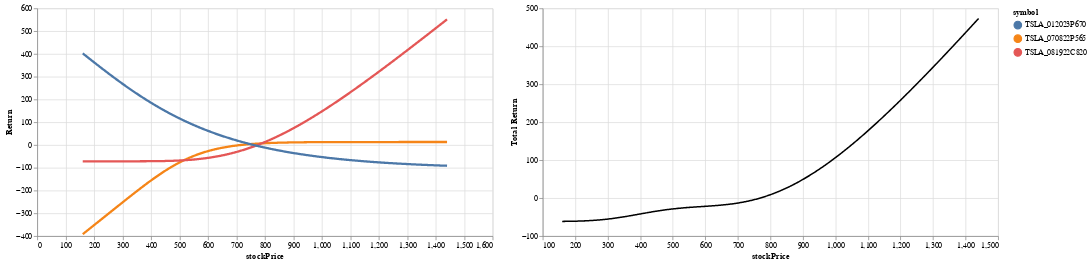

The cell this chart's notebook holds for it:
### Code cell
# PnL diagram

import random

n = 3


options = df.sample(n)

options['Num'] = options.apply(lambda df:[-1,1][random.randrange(2)],axis=1)

centerPrice = 800

date = dt.date(2022,6,6)

def Option_PnL_Vis(options,date,centerPrice):
    """
    options: dataframe of options (pandas dataframe)
    date: date of PnL  (dt.date or dt.datetime)
    centerPrice: The visualization will draw the PnL diagram around centerPrice
    """



    def option_stockprice_DF(centerPrice,options,stepNum=500,percent=0.8):
        # https://stackoverflow.com/questions/42168103/how-to-expand-flatten-pandas-dataframe-efficiently
        # https://pandas.pydata.org/pandas-docs/stable/reference/api/pandas.DataFrame.explode.html

        """
        Create a dataframe of options with varying stockPrice
        """
        low = centerPrice*((1-percent))
        high = centerPrice*((1+percent))
        step = (high-low) / stepNum
        priceRange = [ low + step*num for num in range(stepNum+1)]
        options['stockPrice'] = options.apply(lambda df:priceRange,axis=1)
        newdf = options.explode('stockPrice')
        return newdf


    optionss = option_stockprice_DF(centerPrice,options)

    optionss['ExpectedPrice'] = optionss.apply(lambda df: optionpriceRow(df,df.stockPrice,date),axis=1)

    # optionss['Num'] = options.apply(lambda df: 1,axis=1) # number of options for the position

    optionss['Return'] = optionss.apply(lambda df: (df.ExpectedPrice - df.mark)*df.Num,axis=1)

    indivual = alt.Chart(optionss).encode(
        x='stockPrice:Q',
        y='Return:Q',
        color='symbol:N',
        tooltip = ['description','stockPrice','Return','Num']
    )

    # https://altair-viz.github.io/gallery/multiline_highlight.html

    highlight = alt.selection(type='single', on='mouseover',
                        fields=['symbol'], nearest=True)

    points = indivual.mark_circle().encode(
        opacity=alt.value(0)
    ).add_selection(
        highlight
    )

    lines = indivual.mark_line().encode(size=alt.condition(~highlight, alt.value(1), alt.value(3)))

    res = (points+lines).interactive()



    # res = alt.concat(res).properties(
    #     title=alt.TitleParams(
    #         ['black line is the overall PnL'],
    #         baseline='bottom',
    #         orient='bottom',
    #         anchor='end',
    #         fontWeight='normal',
    #         fontSize=10,

    #         )
    # )


    # https://pandas.pydata.org/docs/reference/api/pandas.DataFrame.groupby.html
    # https://stackoverflow.com/questions/20490274/how-to-reset-index-in-a-pandas-dataframe
    totalReturnDF = optionss[['stockPrice','Return']].groupby(['stockPrice']).sum().reset_index()


    total = alt.Chart(totalReturnDF).mark_line(color='black').encode(
        x='stockPrice',
        y=alt.Y('Return:Q',title='Total Return'),
    )

    # https://altair-viz.github.io/gallery/multiline_tooltip.html

    nearest = alt.selection(type='single', nearest=True, on='mouseover',
                            fields=['stockPrice'], empty='none')

    selectors = alt.Chart(totalReturnDF).mark_point().encode(
        x='stockPrice:Q',
        opacity=alt.value(0),
    ).add_selection(
        nearest
    )

    points = total.mark_point().encode(
        opacity=alt.condition(nearest, alt.value(1), alt.value(0))
    )

    text = total.mark_text(align='left', dx=5, dy=-5).encode(
        text=alt.condition(nearest, 'Return:Q', alt.value(' '))
    )

    rules = alt.Chart(totalReturnDF).mark_rule(color='gray').encode(
        x='stockPrice:Q'
    ).transform_filter(
        nearest
    )

    total = alt.layer(total, selectors, rules, points, text)


    res = res.properties(width=600) | total.properties(width=600).interactive()

    return res

Option_PnL_Vis(options,date,centerPrice)

### Figure 1 — Vega-Lite specification as saved in the notebook (floating-point values rounded to 4 significant figures; data arrays with more than 128 entries replaced by an {"elided": "..."} marker saying what was removed)
{"config": {"view": {"continuousWidth": 400, "continuousHeight": 300}}, "hconcat": [{"layer": [{"mark": "circle", "encoding": {"color": {"field": "symbol", "type": "nominal"}, "opacity": {"value": 0}, "tooltip": [{"field": "description", "type": "nominal"}, {"field": "stockPrice", "type": "quantitative"}, {"field": "Return", "type": "quantitative"}, {"field": "Num", "type": "quantitative"}], "x": {"field": "stockPrice", "type": "quantitative"}, "y": {"field": "Return", "type": "quantitative"}}, "selection": {"selector009": {"type": "single", "on": "mouseover", "fields": ["symbol"], "nearest": true}, "selector010": {"type": "interval", "bind": "scales", "encodings": ["x", "y"]}}}, {"mark": "line", "encoding": {"color": {"field": "symbol", "type": "nominal"}, "size": {"condition": {"value": 1, "selection": {"not": "selector009"}}, "value": 3}, "tooltip": [{"field": "description", "type": "nominal"}, {"field": "stockPrice", "type": "quantitative"}, {"field": "Return", "type": "quantitative"}, {"field": "Num", "type": "quantitative"}], "x": {"field": "stockPrice", "type": "quantitative"}, "y": {"field": "Return", "type": "quantitative"}}}], "data": {"name": "data-8d80bc9401ac9e55a62c16bda9492fb2"}, "width": 600}, {"layer": [{"mark": {"type": "line", "color": "black"}, "encoding": {"x": {"field": "stockPrice", "type": "quantitative"}, "y": {"field": "Return", "title": "Total Return", "type": "quantitative"}}, "selection": {"selector012": {"type": "interval", "bind": "scales", "encodings": ["x", "y"]}}}, {"mark": "point", "encoding": {"opacity": {"value": 0}, "x": {"field": "stockPrice", "type": "quantitative"}}, "selection": {"selector011": {"type": "single", "nearest": true, "on": "mouseover", "fields": ["stockPrice"], "empty": "none"}}}, {"mark": {"type": "rule", "color": "gray"}, "encoding": {"x": {"field": "stockPrice", "type": "quantitative"}}, "transform": [{"filter": {"selection": "selector011"}}]}, {"mark": "point", "encoding": {"opacity": {"condition": {"value": 1, "selection": "selector011"}, "value": 0}, "x": {"field": "stockPrice", "type": "quantitative"}, "y": {"field": "Return", "title": "Total Return", "type": "quantitative"}}}, {"mark": {"type": "text", "align": "left", "dx": 5, "dy": -5}, "encoding": {"text": {"condition": {"field": "Return", "type": "quantitative", "selection": "selector011"}, "value": " "}, "x": {"field": "stockPrice", "type": "quantitative"}, "y": {"field": "Return", "title": "Total Return", "type": "quantitative"}}}], "data": {"name": "data-d3da8534464a576dad70946b0b1e5a12"}, "width": 600}], "$schema": "https://vega.github.io/schema/vega-lite/v4.17.0.json", "datasets": {"data-8d80bc9401ac9e55a62c16bda9492fb2": {"elided": "1503 records"}, "data-d3da8534464a576dad70946b0b1e5a12": {"elided": "501 records"}}}
